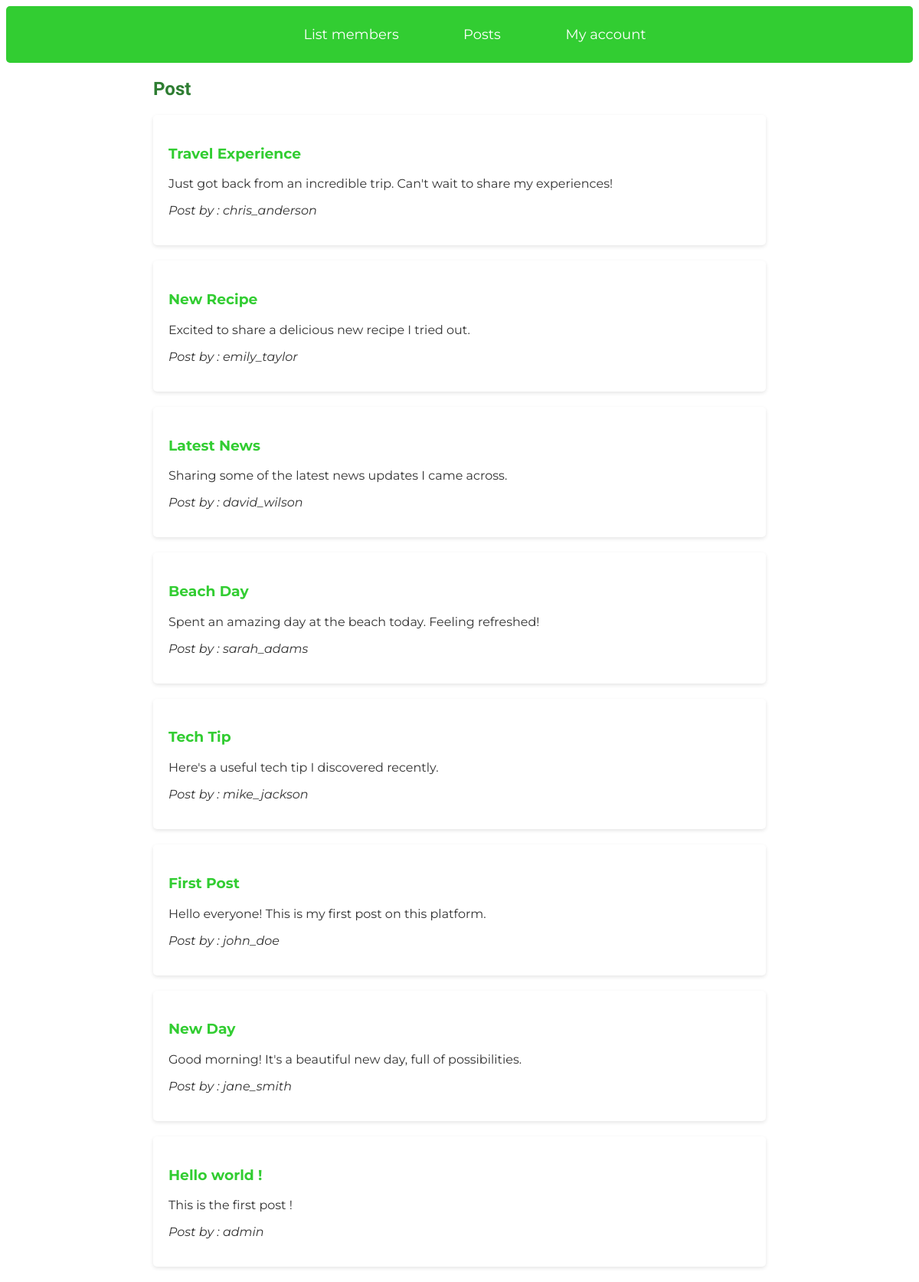
The page /?action=posts (signed in) on the database its author committed.
### tables this page shows
CREATE TABLE `post` (
  `id` int(11) NOT NULL AUTO_INCREMENT,
  `author_name` varchar(64) DEFAULT NULL,
  `title` varchar(20) DEFAULT NULL,
  `content` varchar(255) DEFAULT NULL,
  PRIMARY KEY (`id`)
);

### src/model.php (called while the page is built, shortened)
<?php
function get_db() {
  try {
    $db  = new PDO ('mysql:host=localhost;dbname=vulndb', 'forum', 'password');
  } catch(PDOexception $e) {
    die;
    return 'error';
  }
  return $db;
}
function get_post($id) {
    $db = get_db();
    if (isset($id) && !empty($id)) {
        $sqlQuery = "SELECT * FROM post WHERE id = $id ";
    } else {
        $sqlQuery = "SELECT * FROM post ORDER BY id DESC";
    }
    $sth = $db->prepare($sqlQuery);
    $sth->execute();
    $post = $sth->fetchAll();
    return $post;
}

### templates/home.php (the view, shortened to what this page needs)
<!DOCTYPE html>
<html lang="en">
<head>
  <link rel="stylesheet" href="/vulnerable/static/home.css">
</head>
<body>
  <div class="navbar">
    <ul>
      <li><a href="?action=user">List members</a></li>
      <li><a href="?action=posts">Posts </a></li>
      <li><a href="#">My account</a></li>
    </ul>
  </div>
  <div class="post-page">
  <h2> Post </h2>
    <div class="form">
      <?php foreach ($posts as $post): ?>
          <div class="post">
              <h3><a href="/vulnerable/?action=posts&id=<?php echo $post['id'] ?>"><?php echo $post['title']; ?></a></h3>
              <p><?php echo $post['content']; ?></p>
              <p><i>Post by : <?php echo $post['author_name'];?> </i></p>
          </div>
      <?php endforeach; ?>
    </div>
  </div>
</body>
</html>

### index.php (shortened to what this page needs)
<?php
include('./src/model.php');
if (!isset($_SESSION['username']) && !isset($_SESSION['email'])) {
  $action = isset($_GET['action']) && !empty($_GET['action']) ? $_GET['action'] : null;
  if ($action=='login' && isset($_POST['username'], $_POST['password'])) {
    $loginCond = loginProcess($_POST);
    if (!is_int($loginCond)){ $errorMessage = $loginCond; }
  }
  if($action == 'login') {require('templates/login.php');}
  else{ header('Location: http://127.0.0.1/vulnerable/?action=login'); exit();}
}
else{
  if (isset($_GET['action']) && !empty($_GET['action'])) {
    if ($_GET['action'] === 'user') {
        if (!isset($_GET['id']) || empty($_GET['id'])){  $users = get_user(null);}
        else {
          $cond = verif_user($_GET['id'], $_SESSION['username']);
          $users = get_user($_GET['id']);
          if(!$cond) {  $message = 'Your a not allowed !';}
         }
          require('templates/members.php');
    } else {
      if (!isset($_GET['id']) || empty($_GET['id'])){ $posts = get_post(null);}
      else {$posts = get_post($_GET['id']);}
      require('templates/home.php');
    }
}
}

### static/home.css (style rules this page uses)
body { font-family: 'Montserrat', sans-serif; background-color: #FFFFFF; color: #333333; }
.navbar { background-color: #32CD32; padding: 10px 0; border-radius: 5px; }
.navbar ul { list-style-type: none; text-align: center; }
.navbar ul li { display: inline; margin: 0 40px; }
.navbar ul li a { color: #FFFFFF; text-decoration: none; transition: font-weight 0.3s ease, font-size 0.3s ease; font-size: 18px; }
.post-page { max-width: 800px; margin: 20px auto; padding: 0 20px; }
h2 { font-family: 'Didot', serif; color: #2E7D32; }
.post { background-color: #FFFFFF; border-radius: 5px; box-shadow: 0 2px 5px rgba(0, 0, 0, 0.1); padding: 20px; margin-bottom: 20px; }
.post p, .post i { color: #333333; }
.post a { text-decoration: none; color: #32CD32; }

### rows shown on the page
post: title "Travel Experience", content "Just got back from an incredible trip. Can't wait to share my experiences!", author_name "chris_anderson"
post: title "New Recipe", content "Excited to share a delicious new recipe I tried out.", author_name "emily_taylor"
post: title "Latest News", content "Sharing some of the latest news updates I came across.", author_name "david_wilson"
post: title "Beach Day", content "Spent an amazing day at the beach today. Feeling refreshed!", author_name "sarah_adams"
post: title "Tech Tip", content "Here's a useful tech tip I discovered recently.", author_name "mike_jackson"
post: title "First Post", content "Hello everyone! This is my first post on this platform.", author_name "john_doe"
post: title "New Day", content "Good morning! It's a beautiful new day, full of possibilities.", author_name "jane_smith"
post: title "Hello world !", content "This is the first post !", author_name "admin"
